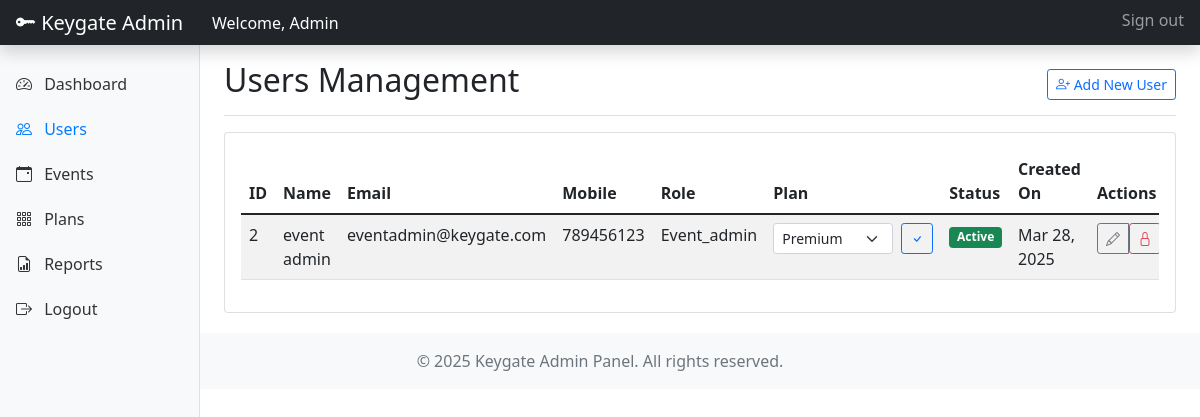
The page /admin/users.php (signed in) on the database its author committed.
### tables this page shows
CREATE TABLE `users` (
  `id` int NOT NULL,
  `name` varchar(100) NOT NULL,
  `email` varchar(100) NOT NULL,
  `mobile` varchar(20) NOT NULL,
  `password` varchar(255) NOT NULL,
  `role` enum('Admin','keygate_staff','Event_admin') NOT NULL,
  `plan_id` int DEFAULT NULL,
  `activated` enum('yes','no') DEFAULT 'no',
  `created_at` timestamp NULL DEFAULT CURRENT_TIMESTAMP,
  `updated_at` timestamp NULL DEFAULT CURRENT_TIMESTAMP ON UPDATE CURRENT_TIMESTAMP,
  `default_staff_password` varchar(100) DEFAULT NULL
);

CREATE TABLE `plans` (
  `id` int NOT NULL,
  `plan_name` varchar(100) NOT NULL,
  `events_allowed` int NOT NULL,
  `delegates_per_event` int NOT NULL,
  `event_auto_approval` enum('yes','no') DEFAULT 'no',
  `created_at` timestamp NULL DEFAULT CURRENT_TIMESTAMP,
  `updated_at` timestamp NULL DEFAULT CURRENT_TIMESTAMP ON UPDATE CURRENT_TIMESTAMP
);

### includes/config.php (called while the page is built, shortened)
<?php
function db_connect() {
    $conn = new mysqli(DB_HOST, DB_USER, DB_PASS, DB_NAME);
    return $conn;
}
function get_record($table, $condition = '1', $fields = '*') {
    $conn = db_connect();
    $sql = "SELECT $fields FROM $table WHERE $condition LIMIT 1";
    $result = $conn->query($sql);
    if ($result && $result->num_rows > 0) {
        $row = $result->fetch_assoc();
        return $row;
    }
    return false;
}
function get_records($table, $condition = '1', $fields = '*', $order_by = '', $limit = '') {
    $conn = db_connect();
    $sql = "SELECT $fields FROM $table WHERE $condition";
    if (!empty($order_by)) {
        $sql .= " ORDER BY $order_by";
    }
    $result = $conn->query($sql);
    $records = [];
    if ($result && $result->num_rows > 0) {
        while ($row = $result->fetch_assoc()) {
            $records[] = $row;
        }
    }
    return $records;
}
?>

### includes/admin_functions.php (called while the page is built, shortened)
<?php
require_once 'config.php';
function get_all_users($exclude_admin = true) {
    $condition = $exclude_admin ? "role != 'Admin'" : "1";
    $users = get_records('users', $condition, '*', 'created_at DESC');
    foreach ($users as &$user) {
        if ($user['plan_id']) {
            $plan = get_record('plans', "id = {$user['plan_id']}");
        } else {
            $user['plan_name'] = 'N/A';
        }
    }
    return $users;
}
function get_all_plans() {
    return get_records('plans', '1', '*', 'id ASC');
}
?>

### admin/users.php (the view, shortened to what this page needs)
<?php
require_once '../includes/config.php';
require_once '../includes/admin_functions.php';
$users = get_all_users();
$plans = get_all_plans();
include '../includes/admin_header.php';
?>
<div class="container-fluid">
    <div class="row">
        <nav id="sidebar" class="col-md-3 col-lg-2 d-md-block bg-light sidebar">
            <div class="position-sticky pt-3">
                <ul class="nav flex-column">
                    <li class="nav-item">
                        <a class="nav-link" href="dashboard.php">
                            <i class="bi bi-speedometer2 me-2"></i> Dashboard
                        </a>
                    </li>
                    <li class="nav-item">
                        <a class="nav-link active" href="users.php">
                            <i class="bi bi-people me-2"></i> Users
                        </a>
                    </li>
                    <li class="nav-item">
                        <a class="nav-link" href="events.php">
                            <i class="bi bi-calendar-event me-2"></i> Events
                        </a>
                    </li>
                    <li class="nav-item">
                        <a class="nav-link" href="plans.php">
                            <i class="bi bi-grid-3x3-gap me-2"></i> Plans
                        </a>
                    </li>
                    <li class="nav-item">
                        <a class="nav-link" href="reports.php">
                            <i class="bi bi-file-earmark-bar-graph me-2"></i> Reports
                        </a>
                    </li>
                    <li class="nav-item">
                        <a class="nav-link" href="../logout.php">
                            <i class="bi bi-box-arrow-right me-2"></i> Logout
                        </a>
                    </li>
                </ul>
            </div>
        </nav>
        <main class="col-md-9 ms-sm-auto col-lg-10 px-md-4">
            <div class="d-flex justify-content-between flex-wrap flex-md-nowrap align-items-center pt-3 pb-2 mb-3 border-bottom">
                <h1 class="h2">Users Management</h1>
                <div class="btn-toolbar mb-2 mb-md-0">
                    <a href="create_user.php" class="btn btn-sm btn-outline-primary">
                        <i class="bi bi-person-plus"></i> Add New User
                    </a>
                </div>
            </div>
            <div class="card">
                <div class="card-body">
                    <div class="table-responsive">
                        <table class="table table-striped table-hover">
                            <thead>
                                <tr>
                                    <th>ID</th>
                                    <th>Name</th>
                                    <th>Email</th>
                                    <th>Mobile</th>
                                    <th>Role</th>
                                    <th>Plan</th>
                                    <th>Status</th>
                                    <th>Created On</th>
                                    <th>Actions</th>
                                </tr>
                            </thead>
                            <tbody>
                                <?php if (empty($users)): ?>
                                    <tr>
                                        <td colspan="9" class="text-center">No users found.</td>
                                    </tr>
                                <?php else: ?>
                                    <?php foreach ($users as $user): ?>
                                        <tr>
                                            <td><?php echo $user['id']; ?></td>
                                            <td><?php echo htmlspecialchars($user['name']); ?></td>
                                            <td><?php echo htmlspecialchars($user['email']); ?></td>
                                            <td><?php echo htmlspecialchars($user['mobile']); ?></td>
                                            <td><?php echo htmlspecialchars($user['role']); ?></td>
                                            <td>
                                                <form method="post" class="d-flex align-items-center">
                                                    <select name="plan_id" class="form-select form-select-sm me-2" style="width: 120px;">
                                                        <?php foreach ($plans as $plan): ?>
                                                            <option value="<?php echo $plan['id']; ?>" <?php echo $user['plan_id'] == $plan['id'] ? 'selected' : ''; ?>>
                                                                <?php echo htmlspecialchars($plan['plan_name']); ?>
                                                            </option>
                                                        <?php endforeach; ?>
                                                    </select>
                                                    <button type="submit" name="assign_plan" class="btn btn-sm btn-outline-primary">
                                                        <i class="bi bi-check"></i>
                                                    </button>
                                                </form>
                                            </td>
                                            <td>
                                                <span class="badge bg-<?php echo $user['activated'] == 'yes' ? 'success' : 'danger'; ?>">
                                                    <?php echo $user['activated'] == 'yes' ? 'Active' : 'Inactive'; ?>
                                                </span>
                                            </td>
                                            <td><?php echo date('M d, Y', strtotime($user['created_at'])); ?></td>
                                            <td>
                                                <div class="btn-group">
                                                    <a href="edit_user.php?id=<?php echo $user['id']; ?>" class="btn btn-sm btn-outline-secondary">
                                                        <i class="bi bi-pencil"></i>
                                                    </a>
                                                    <form method="post" class="d-inline">
                                                        <button type="submit" name="toggle_status" class="btn btn-sm btn-outline-<?php echo $user['activated'] == 'yes' ? 'danger' : 'success'; ?>">
                                                            <i class="bi bi-<?php echo $user['activated'] == 'yes' ? 'lock' : 'unlock'; ?>"></i>
                                                        </button>
                                                    </form>
                                                </div>
                                            </td>
                                        </tr>
                                    <?php endforeach; ?>
                                <?php endif; ?>
                            </tbody>
                        </table>
                    </div>
                </div>
            </div>
        </main>
    </div>
</div>
<?php
include '../includes/admin_footer.php';
?>

### includes/admin_header.php (style rules this page uses)
.sidebar { position: fixed; top: 0; bottom: 0; left: 0; z-index: 100; padding: 48px 0 0; box-shadow: inset -1px 0 0 rgba(0, 0, 0, .1); }
.sidebar .nav-link { font-weight: 500; color: #333; }
.sidebar .nav-link.active { color: #007bff; }
.nav-item { margin-bottom: 5px; }
.card { margin-bottom: 20px; }

### rows shown on the page
users: id "2", name "event admin", email "eventadmin@keygate.com", mobile "789456123", role "Event_admin", plan_id "Premium", activated "Active", created_at "Mar 28, 2025"

### other values the page prints
$_SESSION['user_name'] "Admin"
